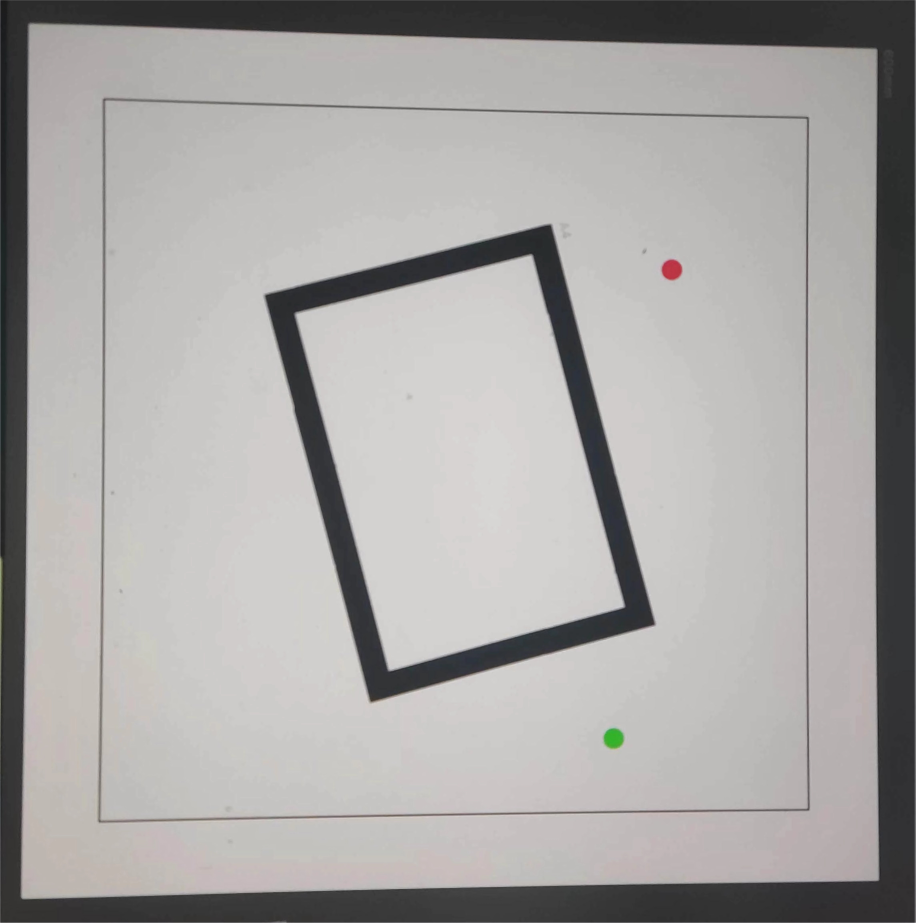
#> input picture week-9/insrc/d.jpeg, 4576 x 4612 px, found by its file name (shown at 1/5 size)
$ python Detect.py
#> lines starting #> are read from the running program, lines starting #| are printed output that depends on the picture; after the words box and inside, x2 and y2 are one past the last pixel; in counts of white or black regions, pixels touching at a corner belong together
import cv2
import numpy as np

# 读取图像
image = cv2.imread('week-9/insrc/d.jpeg')
#> image is the input picture: shape (4612, 4576, 3); mean B, G, R 164.4, 165.8, 167.7
new_width = 640  # 新宽度
new_height = 490  # 新高度
image = cv2.resize(image, (new_width, new_height))
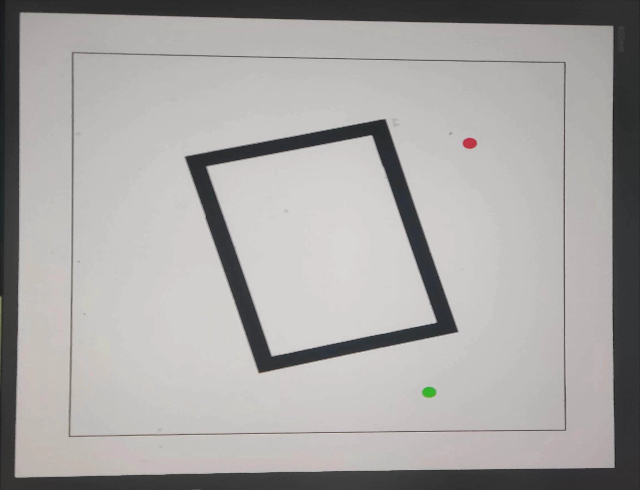
#> image: shape (490, 640, 3); mean B, G, R 164.3, 165.6, 167.5
# 获取调整尺寸后的图片的高度和宽度
height, width = image.shape[:2]
#> height = 490; width = 640

# 转换为灰度图像
gray = cv2.cvtColor(image, cv2.COLOR_BGR2GRAY)

gray = cv2.GaussianBlur(gray,(9,9),3)
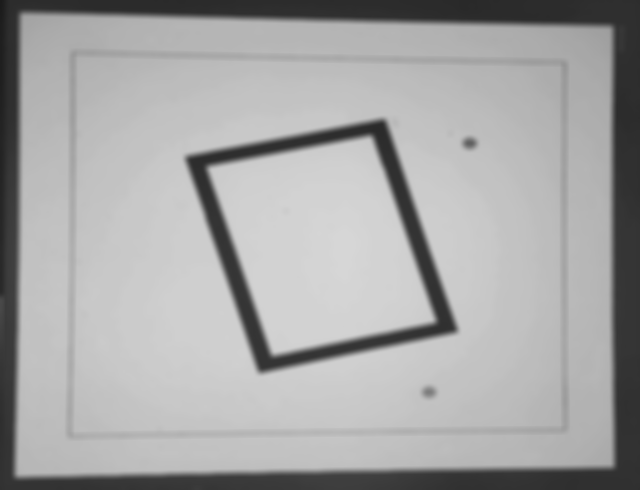
#> gray: shape (490, 640); min 27, max 214, mean 166
# 应用Canny边缘检测
edges = cv2.Canny(gray, 50, 150)
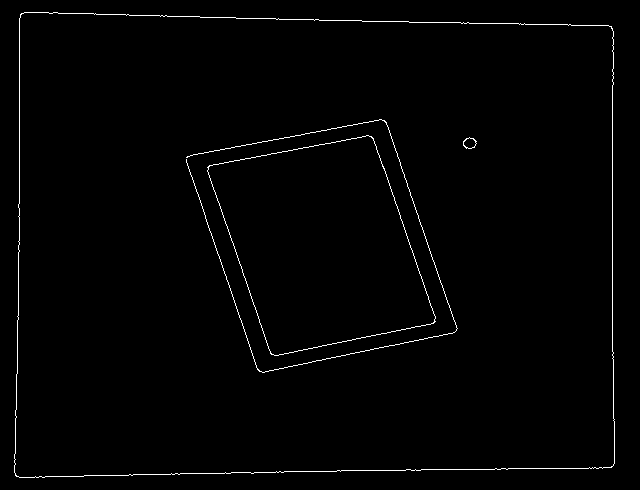
#> edges: shape (490, 640); 1.2% white in thin lines or dots, all inside (x1, y1, x2, y2) = (14, 12, 615, 478)

# 查找轮廓
contours, _ = cv2.findContours(edges, cv2.RETR_TREE, cv2.CHAIN_APPROX_SIMPLE)
#> contours = 7 contours, 1 with area under 20; largest, box (x1, y1, x2, y2) and area: (14, 12, 615, 478) 269010, (14, 12, 615, 478) 269004, (207, 135, 436, 356) 33361, (207, 135, 436, 356) 33350, (463, 137, 477, 149) 106, (463, 137, 477, 149) 95

# 初始化一个列表来存储矩形的四个角坐标
rectangles_corners = []

# 筛选和排序轮廓，找到最大的轮廓
contours = sorted(contours, key=cv2.contourArea, reverse=True)
for cnt in contours:
    # 近似轮廓
    epsilon = 0.02 * cv2.arcLength(cnt, True)
    approx = cv2.approxPolyDP(cnt, epsilon, True)

    # 如果轮廓有4个顶点，那么它可能是一个矩形
    if len(approx) == 4:
        # 获取四个角点
        corners = approx.reshape((-1, 2))
        rectangles_corners.append(corners)
#> this loop made 7 passes
#> (epsilon, corners) on passes 1 to 4: (42.91, [[20, 14], [16, 476], [613, 465], [611, 26]]), (42.88, [[20, 15], [610, 26], [613, 465], [17, 476]]), (15.66, [[371, 136], [207, 167], [271, 354], [435, 321]]), (15.58, [[368, 135], [434, 321], [274, 355], [208, 167]])
#> epsilon on passes 5 to 7: 0.829, 0.749, 36.45
#> after the loop, rectangles_corners = [[[20, 14], [16, 476], [613, 465], [611, 26]], [[20, 15], [610, 26], [613, 465], [17, 476]], [[371, 136], [207, 167], [271, 354], [435, 321]], [[368, 135], [434, 321], [274, 355], [208, 167]]]

# 设置坐标轴的颜色、线宽等参数
axis_color = (255, 0, 0)  # BGR格式，蓝色
tick_color = (0, 255, 0)  # BGR格式，绿色
line_width = 2
tick_length = 10
font = cv2.FONT_HERSHEY_SIMPLEX
font_scale = 0.5
color = (0, 0, 255)  # BGR格式，红色

# 绘制X轴
cv2.line(image, (0, 0), (width, 0), axis_color, line_width)   # 左上到右上
# 绘制Y轴
cv2.line(image, (0, 0), (0, height), axis_color, line_width)  # 左上到右下
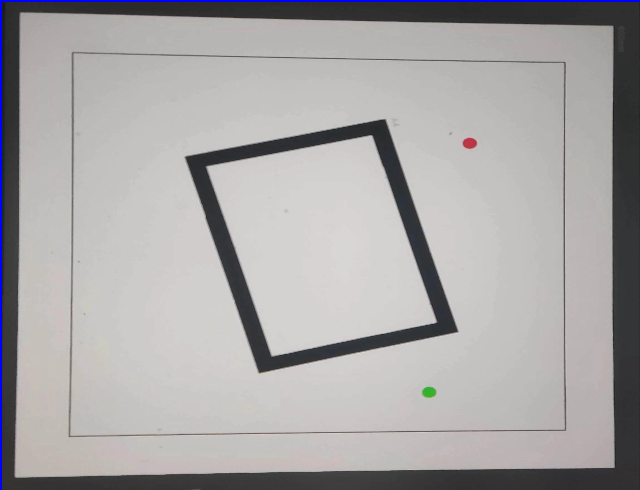
#> image: shape (490, 640, 3); mean B, G, R 165.8, 165.3, 167.2

# 在坐标轴交点处绘制一个小圆点，作为原点标记（可选）
cv2.circle(image, (0, 0), 5, axis_color, -1)
#> image: shape (490, 640, 3); under 0.01% of pixels changed, all inside (x1, y1, x2, y2) = (2, 2, 5, 5)

# 绘制X轴刻度
x_ticks_interval = 80  # X轴刻度的间隔
for x in range(0, width, x_ticks_interval):
    # 绘制刻度线
    cv2.line(image, (x, 0), (x, tick_length), tick_color, line_width)
    # 绘制刻度标签
    cv2.putText(image, str(x), (x , 30), font, font_scale, color, line_width)
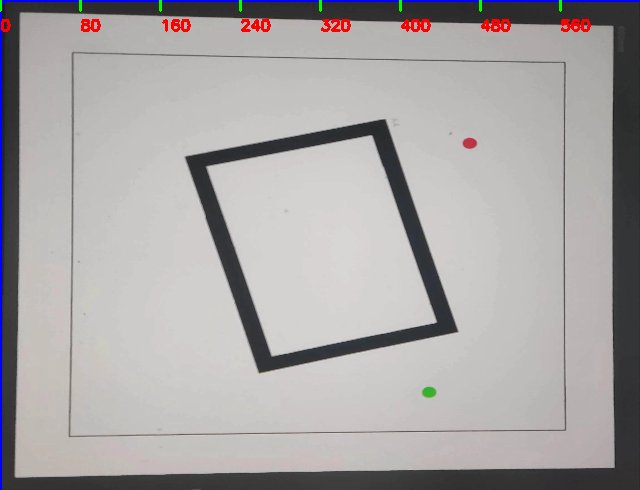
#> image: shape (490, 640, 3); mean B, G, R 164.9, 164.7, 167.8
y_ticks_interval = 70
# 绘制Y轴刻度线和标签（已经是正确的从上往下递增）
for y in range(height, 0, -y_ticks_interval):
    # 绘制刻度线
    cv2.line(image, (0, y), (tick_length, y), tick_color, line_width)
    # 绘制刻度标签，直接显示y的值（从上往下递增）
    cv2.putText(image, str(y), (15, y - 5), font, font_scale, color, line_width)
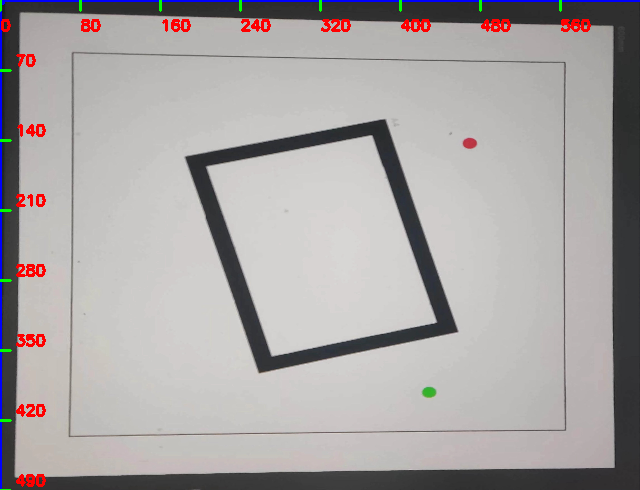
#> image: shape (490, 640, 3); 0.57% of pixels changed, all inside (x1, y1, x2, y2) = (0, 54, 46, 490)

# 绘制实心圆所需的参数：圆心和半径
circle_radius = 5  # 您可以根据需要调整这个值
circle_color = (0, 255, 0)  # 这里使用绿色，但您可以自定义颜色
circle_thickness = -1  # -1 表示实心圆

# 设置字体和颜色
font = cv2.FONT_HERSHEY_SIMPLEX
#> font = 0
font_color = (255, 0, 0)  # 设置为蓝色，BGR格式
line_type = 2

# 在每个角点附近显示坐标
for i, rectangle_corners in enumerate(rectangles_corners):
    for i, corner in enumerate(corners):   # enumerate函数可用来获取索引以及对应的内容
        # 将坐标转换为整数，因为putText期望整数坐标
        x, y = map(int, corner)
        # 格式化坐标字符串
        text = f"{i+1}: ({x}, {y})"     # 格式化字符串坐标
        # 计算文本大小
        text_size, _ = cv2.getTextSize(text, font, font_scale, line_type)
        # 在角 点旁边放置文本
        text_x = x - text_size[0] // 2
        text_y = y + text_size[1] // 2
        # 在图像上放置文本
        cv2.putText(image, text, (text_x, text_y), font, font_scale, font_color, line_type)   # （text_x,text_y为文本坐标）
        # 在角点上绘制实心圆
        cv2.circle(image, (x, y), circle_radius, circle_color, circle_thickness)
#> this loop made 4 passes
#> rectangle_corners on passes 1 to 4: [[20, 14], [16, 476], [613, 465], [611, 26]], [[20, 15], [610, 26], [613, 465], [17, 476]], [[371, 136], [207, 167], [271, 354], [435, 321]], [[368, 135], [434, 321], [274, 355], [208, 167]]
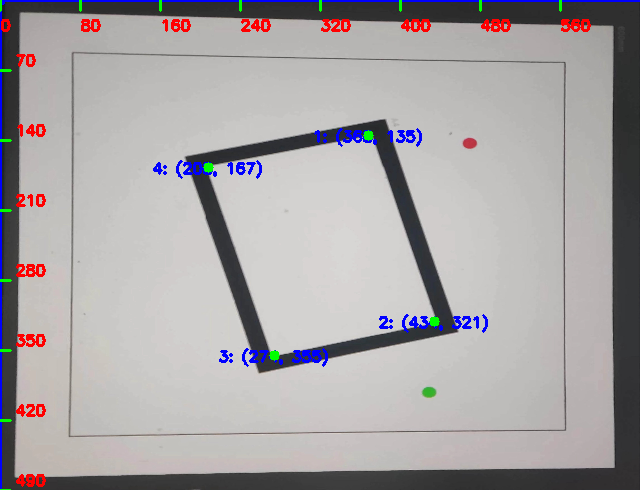
#> image: shape (490, 640, 3); 0.89% of pixels changed, all inside (x1, y1, x2, y2) = (153, 128, 488, 367)
# 显示结果
cv2.imshow('Image', image)
cv2.imshow('edges',edges)
cv2.waitKey(0)
cv2.destroyAllWindows()

$ run again, with week-9/insrc/a.jpeg copied over week-9/insrc/d.jpeg
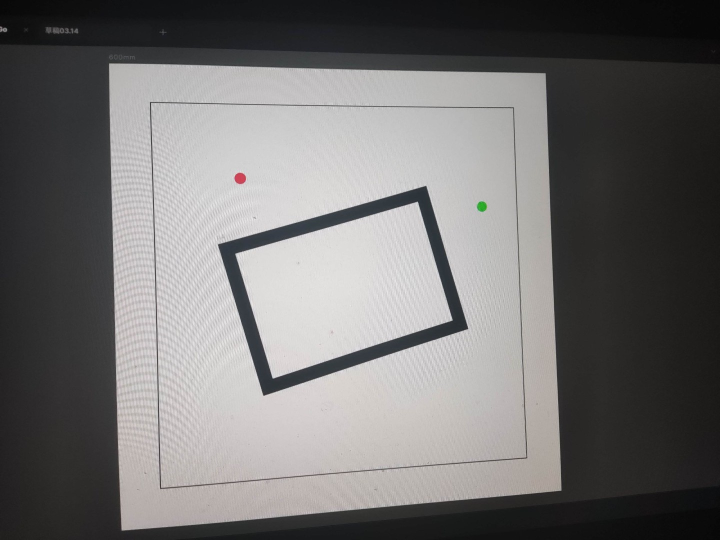
#> input picture week-9/insrc/a.jpeg, 1440 x 1080 px, found by its file name (shown at 1/2 size)
#> image is the input picture: shape (1080, 1440, 3); mean B, G, R 111.9, 112.3, 113.7
#> `edges = cv2.Canny(gray, 50, 150)`:
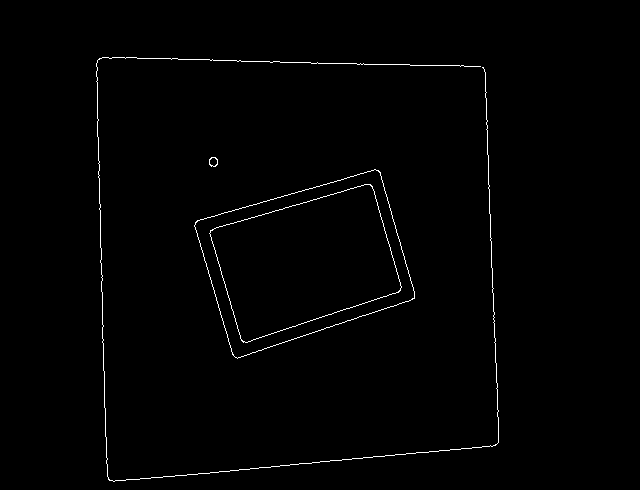
#> edges: shape (490, 640); 0.89% white in thin lines or dots, all inside (x1, y1, x2, y2) = (96, 57, 499, 482)
#> contours = 7 contours, 1 with area under 20; largest, box (x1, y1, x2, y2) and area: (194, 169, 415, 359) 26638, (194, 169, 415, 359) 26630, (209, 184, 402, 343) 19386, (209, 184, 402, 343) 19378, (209, 157, 218, 167) 63, (209, 157, 218, 167) 53
#> the loop `for cnt in contours:` made 7 passes
#> (epsilon, corners) on passes 1 to 4: (14.1, [[378, 170], [195, 222], [235, 357], [414, 298]]), (14.06, [[377, 170], [414, 297], [235, 357], [195, 223]]), (12.08, [[370, 184], [210, 230], [243, 342], [400, 290]]), (12.02, [[369, 184], [400, 289], [243, 341], [210, 231]])
#> after the loop `for cnt in contours:`: rectangles_corners = [[[378, 170], [195, 222], [235, 357], [414, 298]], [[377, 170], [414, 297], [235, 357], [195, 223]], [[370, 184], [210, 230], [243, 342], [400, 290]], [[369, 184], [400, 289], [243, 341], [210, 231]]]
#> font = 0
#> the loop `for i, rectangle_corners in enumerate(rectangles_corners):` made 4 passes
#> rectangle_corners on passes 1 to 4: [[378, 170], [195, 222], [235, 357], [414, 298]], [[377, 170], [414, 297], [235, 357], [195, 223]], [[370, 184], [210, 230], [243, 342], [400, 290]], [[369, 184], [400, 289], [243, 341], [210, 231]]
#> after the loop `for i, rectangle_corners in enumerate(rectangles_corners):`:
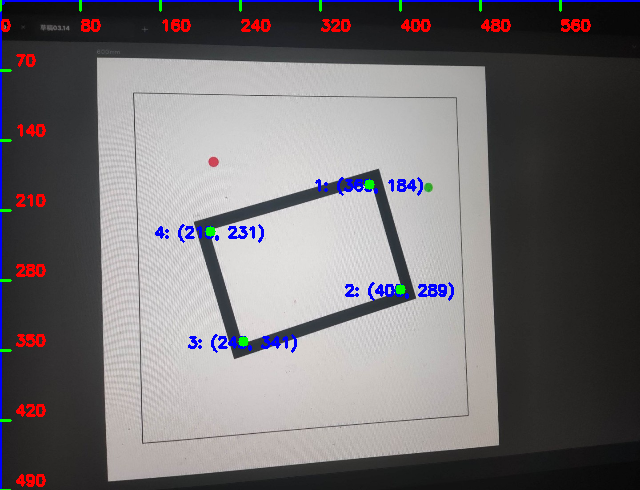
#> image: shape (490, 640, 3); mean B, G, R 113.5, 110.9, 114.3

$ run again, with week-9/insrc/b.jpeg copied over week-9/insrc/d.jpeg
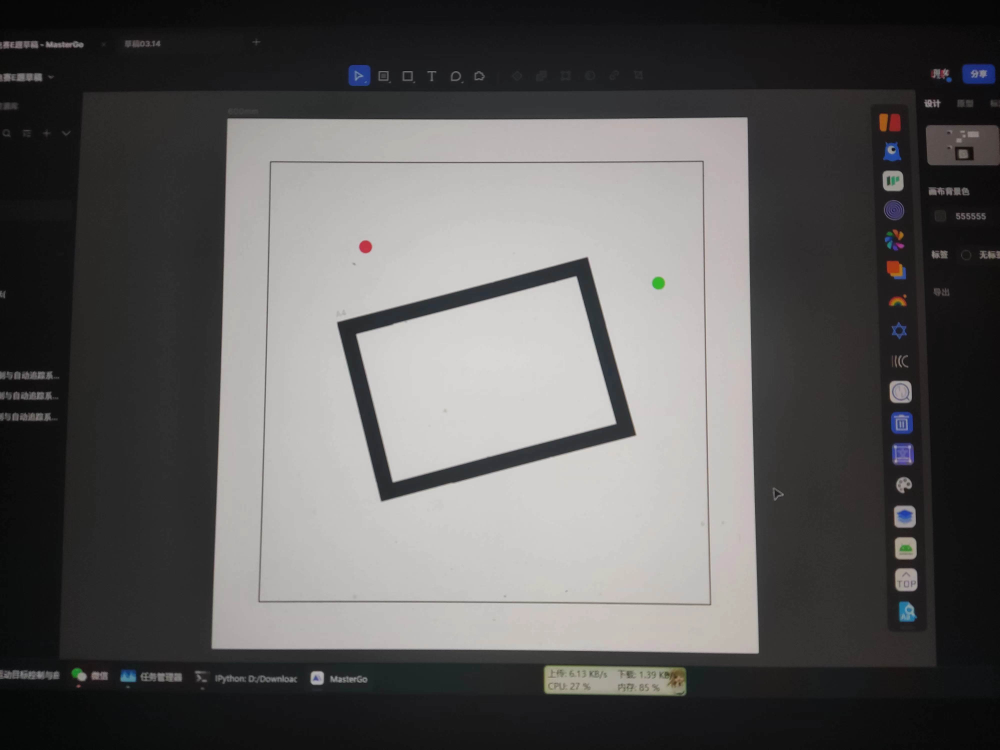
#> input picture week-9/insrc/b.jpeg, 4000 x 3000 px, found by its file name (shown at 1/4 size)
#> image is the input picture: shape (3000, 4000, 3); mean B, G, R 90.4, 90.9, 92
#> `edges = cv2.Canny(gray, 50, 150)`:
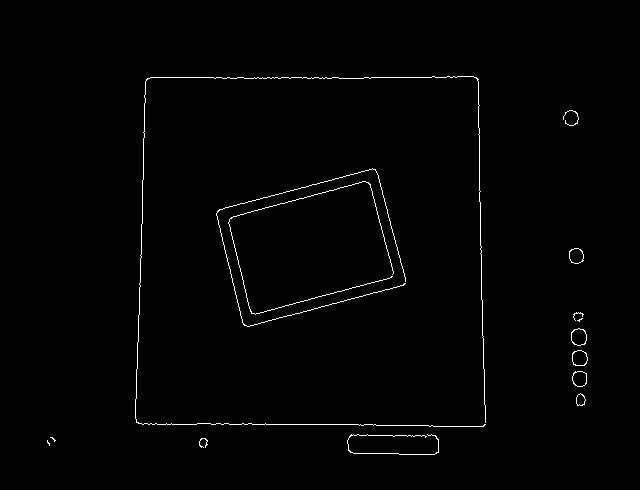
#> edges: shape (490, 640); 0.95% white in thin lines or dots, all inside (x1, y1, x2, y2) = (47, 76, 588, 455)
#> contours = 20 contours, 10 with area under 20; largest, box (x1, y1, x2, y2) and area: (571, 328, 587, 346) 210, (571, 328, 587, 346) 200, (572, 350, 588, 366) 193, (572, 350, 588, 366) 185, (572, 371, 587, 387) 181
#> the loop `for cnt in contours:` made 20 passes
#> epsilon on passes 1 to 8: 1.1, 1.06, 1.06, 1.01, 1.04, 0.984, 1.02, 0.961
#> after the loop `for cnt in contours:`: rectangles_corners = []
#> after the loop `for y in range(height, 0, -y_ticks_interval):`:
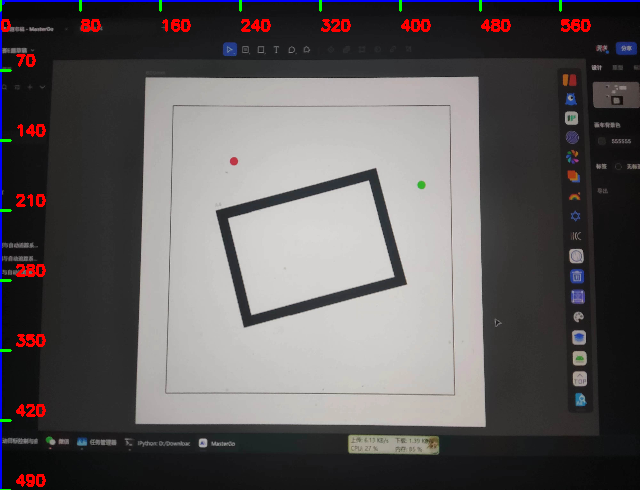
#> image: shape (490, 640, 3); mean B, G, R 91.8, 91, 94.3
#> font = 0
